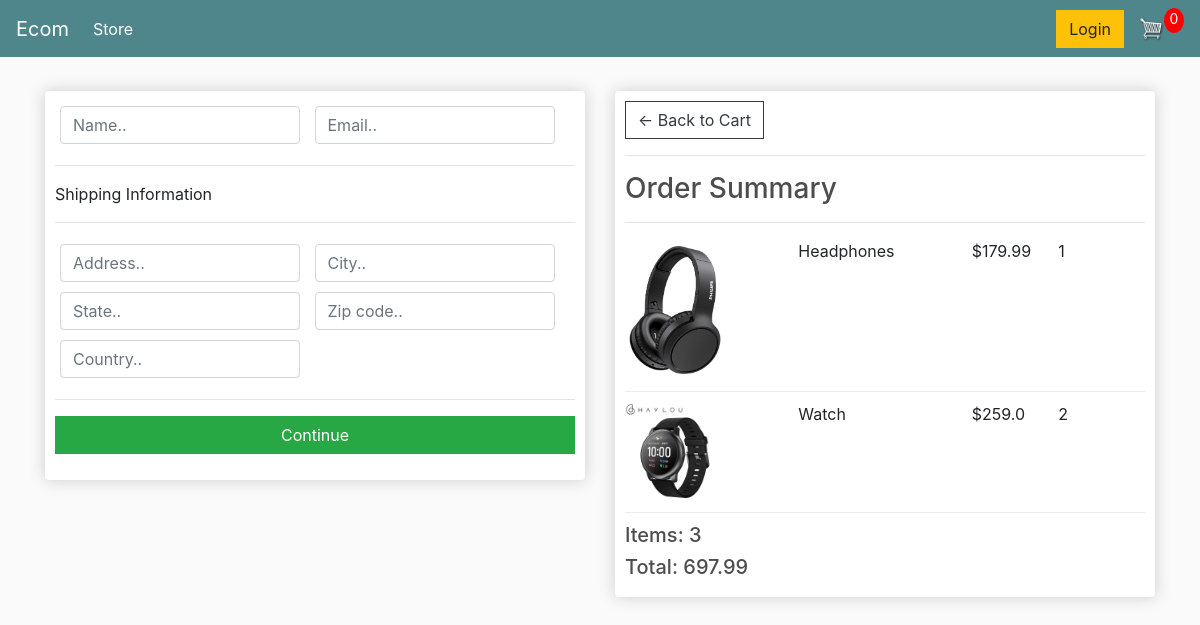
Screenshot of /checkout/ (signed in) with the database file from the repository.
### store/models.py (models this page shows, shortened)
class OrderItem(models.Model):
    product = models.ForeignKey(Product, on_delete=models.SET_NULL,blank=True, null=True)
    order = models.ForeignKey(Order,on_delete=models.SET_NULL,blank=True, null=True)
    quantity = models.IntegerField(default=0, null=True)
    date_added = models.DateTimeField(auto_now_add=True)
    @property
    def get_total(self):
        total = self.product.price * self.quantity
        return total

class Product(models.Model):
    name = models.CharField(max_length=200, null=True)
    price = models.FloatField()
    digital = models.BooleanField(default= False, null=True, blank=False)
    image = models.ImageField(null=True, blank=True)
    @property
    def imageURL(self):
        try:
            url = self.image.url
        except:
            url = ""
        return url

class Order(models.Model):
    customer = models.ForeignKey(Customer, on_delete=models.SET_NULL, blank=True, null=True)
    date_order = models.DateTimeField(auto_now_add=True)
    complete = models.BooleanField(default=False, null=True, blank=True)
    transaction_id = models.CharField(max_length=200, null=True)
    @property
    def get_cart_total(self):
        orderitems = self.orderitem_set.all()
        total = sum([item.get_total for item in orderitems])
        return total
    @property
    def get_cart_items(self):
        orderitems = self.orderitem_set.all()
        total = sum([item.quantity for item in orderitems])
        return total

### store/views.py (the view)
# urls.py: path('checkout/', views.checkout, name="checkout"),
def checkout(request):
    if request.user.is_authenticated:
        customer = request.user.customer
        order, created = Order.objects.get_or_create(customer=customer, complete=False)
        items = order.orderitem_set.all()
    else:
        items = []
        order = {'get_cart_total':0, 'get_cart_items':0}
    context = {'items':items, 'order':order}
    return render(request, 'store/checkout.html', context)

### store/templates/store/checkout.html (shortened to what this page needs)
<html lang="en">
<head>
</head>
<body>
    {% extends 'store/main.html' %}
    {% load static %}
    {% block content %}
    <div class="row">
        <div class="col-lg-6">
            <div class="box-element" id="form-wrapper">
                <form id="form">
                    <div id="user-info">
                        <div class="form-field">
                            <input required class="form-control" type="text" name="name" placeholder="Name..">
                        </div>
                        <div class="form-field">
                            <input required class="form-control" type="text" name="email" placeholder="Email..">
                        </div>
                    </div>
                    <div id="shipping-info">
                        <hr>
                        <p>Shipping Information</p>
                        <hr>
                        <div class="form-field">
                            <input class="form-control" type="text" name="address" placeholder="Address..">
                        </div>
                        <div class="form-field">
                            <input class="form-control" type="text" name="city" placeholder="City..">
                        </div>
                        <div class="form-field">
                            <input class="form-control" type="text" name="state" placeholder="State..">
                        </div>
                        <div class="form-field">
                            <input class="form-control" type="text" name="zipcode" placeholder="Zip code..">
                        </div>
                        <div class="form-field">
                            <input class="form-control" type="text" name="country" placeholder="Country..">
                        </div>
                    </div>
                    <hr>
                    <input id="form-button" class="btn btn-success btn-block" type="sumbit" value="Continue">
                </form>
            </div>
        </div>
        <div class="col-lg-6">
            <div class="box-element" >
                <a class="btn btn-outline-dark" href="{% url 'cart' %}">&#x2190; Back to Cart</a>
                <hr>
                <h3>Order Summary</h3>
                <hr>
                {% for item in items %}
                <div class="cart-row">
                    <div style="flex:2"><img class="row-image" src="{{item.product.imageURL}}"></div>
                    <div style="flex:2"><p>{{item.product.name}}</p></div>
                    <div style="flex:1">${{item.product.price}}</div>
                    <div style="flex:1">{{item.quantity}}</div>
                </div>
                {% endfor %}
                <h5>Items:   {{order.get_cart_items}}</h5>
                <h5>Total:   {{order.get_cart_total|floatformat:2}}</h5>
            </div>
        </div>
    </div>
    {% endblock content %}

### static/css/main.css (style rules this page uses)
body { background-color: hsl(0, 0%, 98%); }
h1,h2,h3,h4,h5,h6 { color:hsl(0, 0%, 30%); }
.box-element { box-shadow:hsl(0, 0%, 80%) 0 0 16px; background-color: #fff; border-radius: 4px; padding: 10px; }
.col-lg-4, .col-lg-6, .col-lg-8, .col-lg-12 { margin-top: 10px; }
.btn { border-radius: 0; }
.row-image { width: 100px; }
.form-field { width:250px; display: inline-block; padding: 5px; }
.cart-row { display: flex; align-items: flex-stretch; padding-bottom: 10px; margin-bottom: 10px; border-bottom: 1px solid #ececec; }

### rows the page displays
OrderItem: product.imageURL (picture), product.name "Headphones", product.price "179.99", quantity "1"
OrderItem: product.imageURL (picture), product.name "Watch", product.price "259.0", quantity "2"
Order: get_cart_items "3", get_cart_total "697.99"
